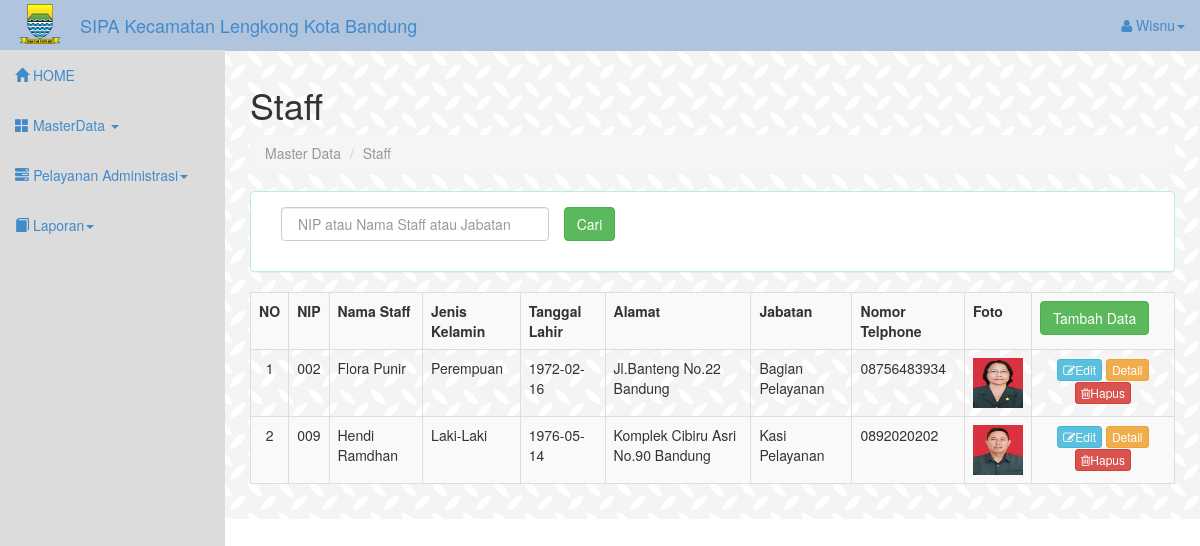
The page /staff.php (signed in) on the database its author committed.
### tables this page shows
CREATE TABLE `tb_staff` (
  `id` int(11) NOT NULL,
  `nip` varchar(16) NOT NULL,
  `nama` varchar(50) NOT NULL,
  `jenis_kelamin` varchar(20) NOT NULL,
  `tempat_lahir` varchar(60) NOT NULL,
  `tgl_lahir` date NOT NULL,
  `alamat` varchar(200) NOT NULL,
  `jabatan` varchar(30) NOT NULL,
  `no_tlp` varchar(20) NOT NULL,
  `foto` varchar(200) NOT NULL,
  `password` varchar(200) NOT NULL
);

### staff.php (the view, shortened to what this page needs)
<!DOCTYPE html>
<html lang="en">
  <head>
    <link href="assets/css/bootstrap.css" rel="stylesheet">
    <link href="assets/css/sb-admin.css" rel="stylesheet">
    <link rel="stylesheet" href="assets/font-awesome/css/font-awesome.min.css">
  </head>
<body>
 <div id="wrapper">
<?php
include"header.php";
?>
</div>
<div id="page-wrapper">
<div class="row" id="contentInput" >
          <div class="col-lg-12">
            <h1>Staff</h1>
            <ol class="breadcrumb">
              <li class="active"> Master Data</li>
              <li class="active">Staff</li>
            </ol>
          </div>
      </div>
       <div class="panel panel-info">
          <div class="panel-body">
          <form method="POST" action="" id="cariStaff">
          <div class="form-group form-group-sm">
                <div class="form-group form-group-sm">
                    <div class="col-sm-4">
                    <input type="text" class="form-control" name="txtcari" id="txtcari" placeholder=" NIP atau Nama Staff atau Jabatan">
                </div>
                    <input type="submit" align="right" class="btn btn-success"  value="Cari" name="cari" id="cari">
                </div>
              </div>
</div>
 </div>
            <div class="table-responsive-sm">
              <table class="table table-bordered table-hover table-striped">
                <tr>
                  <th>NO</th>
                  <th>NIP</th>
                  <th>Nama Staff</th>
                  <th>Jenis Kelamin</th>
                   <th>Tanggal Lahir</th>
                  <th>Alamat</th>
                  <th>Jabatan</th>
                   <th>Nomor Telphone</th>
                  <th>Foto</th>
                 <th><a href="tambah_staff.php" type="button" align="right" class="btn btn-success">Tambah Data</a></th>
                </tr>
 <?php
      if(!ISSET($_POST['cari'])){
        $no= 1;
       $query="SELECT * FROM tb_staff";
        $data=mysqli_query($koneksi,$query);
        if(mysqli_num_rows($data) > 0){
          while($row=mysqli_fetch_assoc($data)){
      ?>
                <tr>
                  <td align="center"><?php echo $no++; ?></td>
                  <td><?php echo $row['nip']; ?></td>
                  <td><?php echo $row['nama']; ?></td>
                  <td><?php echo $row['jenis_kelamin']; ?></td>
                  <td><?php echo $row['tgl_lahir']; ?></td>
                  <td><?php echo $row['alamat']; ?></td>
                  <td><?php echo $row['jabatan']; ?></td>
                  <td><?php echo $row['no_tlp']; ?></td>
                   <?php echo"<td><img src='assets/foto/staff/".$row['foto']."' width='50' height='50'></td>";?>
                   <td colspan="2" style="text-align: center;">
                    <a   href="edit_staff.php?id=<?php echo $row['id'];?>" type="button" class="btn btn-info btn-xs"><i class="fa fa-edit"></i>Edit</a>
                     <a   href="detail_staff.php?id=<?php echo $row['id'];?>" type="button" class="btn btn-warning btn-xs">Detail</a>
                    <a onclick="return confirm('Anda Yakin akan menghapus data?')" href="hapus_staff.php?id=<?php echo $row['id'];?>" type="button" class="btn btn-danger btn-xs"><i class="fa fa-trash-o"></i>Hapus</a>
                    </td>
                </tr>
          <?php
          }
        }
      }
       ?>

### assets/css/sb-admin.css (style rules this page uses)
body { margin-top: 50px; }
#wrapper { padding-left: 0; }
#page-wrapper { width: 100%; padding: 5px 15px; }
@media (min-width:768px) { #wrapper { padding-left: 225px; background:url(assets/logo/pat13.png); } }
@media (min-width:768px) { #page-wrapper { padding: 15px 25px; } }

### rows shown on the page
tb_staff: nip "002", nama "Flora Punir", jenis_kelamin "Perempuan", tgl_lahir "1972-02-16", alamat "Jl.Banteng No.22 Bandung", jabatan "Bagian Pelayanan", no_tlp "08756483934", foto (picture)
tb_staff: nip "009", nama "Hendi Ramdhan", jenis_kelamin "Laki-Laki", tgl_lahir "1976-05-14", alamat "Komplek Cibiru Asri No.90 Bandung", jabatan "Kasi Pelayanan", no_tlp "0892020202", foto (picture)

### other values the page prints
$_SESSION['userid'] "Wisnu"
